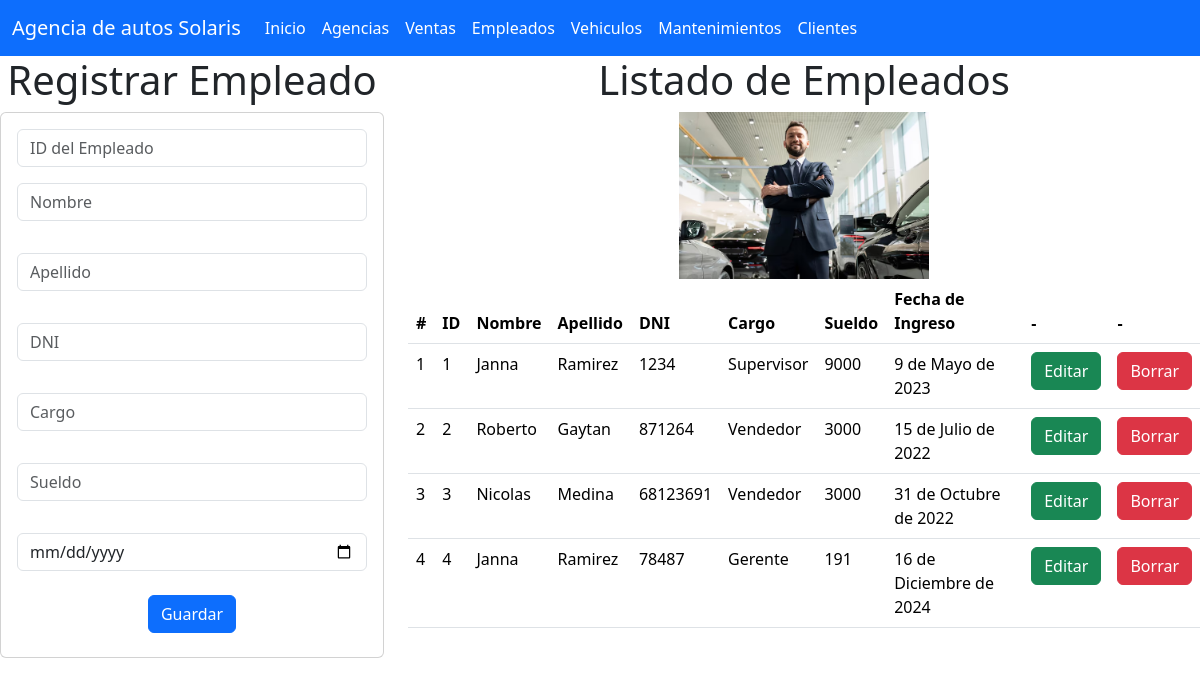
Screenshot of /empleado_app/empleados with the database file from the repository.
### empleado_app/models.py (models this page shows, shortened)
class Empleado(models.Model):
    id_empleado = models.IntegerField(primary_key=True)
    nombre = models.CharField(max_length=255)
    apellido = models.CharField(max_length=255)
    dni = models.IntegerField()
    cargo = models.CharField(max_length=255)
    sueldo = models.IntegerField()
    fecha_ingreso = models.DateField()

### empleado_app/views.py (the view)
# urls.py: path("empleados",views.empleados,name="empleados"),
def empleados(request):
    losempleados = Empleado.objects.all()
    return render(request, 'gestionarEmpleados.html', {"misempleados": losempleados})

### empleado_app/templates/gestionarEmpleados.html (shortened to what this page needs)
{% extends "base.html" %}
{% load static %}
{% block cuerpo %}
<div class="row">
  <div class="col-sm-12 col-md-4 col-lg-4 col-xl-4">
    <h1>Registrar Empleado</h1>
    <div class="card">
      <div class="card-body">
        <form action="{% url 'registrarEmpleado' %}" method="POST">
          <div class="form-group">
            <input type="number" id="txtid_empleado" name="txtid_empleado" class="form-control" placeholder="ID del Empleado" required>
          </div>
          <div class="form-group py-3">
            <input type="text" id="txtnombre" name="txtnombre" class="form-control" placeholder="Nombre" maxlength="255" required>
          </div>
          <div class="form-group py-3">
            <input type="text" id="txtapellido" name="txtapellido" class="form-control" placeholder="Apellido" maxlength="255" required>
          </div>
          <div class="form-group py-3">
            <input type="number" id="numdni" name="numdni" class="form-control" placeholder="DNI" required>
          </div>
          <div class="form-group py-3">
            <input type="text" id="txtcargo" name="txtcargo" class="form-control" placeholder="Cargo" maxlength="255" required>
          </div>
          <div class="form-group py-3">
            <input type="number" id="numsueldo" name="numsueldo" class="form-control" placeholder="Sueldo" required>
          </div>
          <div class="form-group py-3">
            <input type="date" id="datefecha_ingreso" name="datefecha_ingreso" class="form-control" placeholder="Fecha de Ingreso" required>
          </div>
          <div class="form-group py-2">
            <button type="submit" class="btn btn-primary">Guardar</button>
          </div>
        </form>
      </div>
    </div>
  </div>
  <div class="col-sm-12 col-md-8 col-lg-8 col-xl-8">
    <h1>Listado de Empleados</h1>
    <img src="{% static 'img/empleados.jpg' %}" style="width: 250px;" alt="Ejemplo de imagen">
    <div class="table-responsive">
      <table class="table">
        <thead>
          <tr>
            <th scope="col">#</th>
            <th scope="col">ID</th>
            <th scope="col">Nombre</th>
            <th scope="col">Apellido</th>
            <th scope="col">DNI</th>
            <th scope="col">Cargo</th>
            <th scope="col">Sueldo</th>
            <th scope="col">Fecha de Ingreso</th>
            <th scope="col">-</th>
            <th scope="col">-</th>
          </tr>
        </thead>
        <tbody>
          {% for empleado in misempleados %}
          <tr>
            <td>{{ forloop.counter }}</td>
            <td>{{ empleado.id_empleado }}</td>
            <td>{{ empleado.nombre }}</td>
            <td>{{ empleado.apellido }}</td>
            <td>{{ empleado.dni }}</td>
            <td>{{ empleado.cargo }}</td>
            <td>{{ empleado.sueldo }}</td>
            <td>{{ empleado.fecha_ingreso }}</td>
            <td><a href="seleccionarEmpleado/{{ empleado.id_empleado }}" class="btn btn-success">Editar</a></td>
            <td><a href="borrarEmpleado/{{ empleado.id_empleado }}" class="btn btn-danger">Borrar</a></td>
          </tr>
          {% endfor %}
        </tbody>
      </table>
    </div>
  </div>
</div>
{% endblock %}

### agencia_app/templates/base.html (shortened to what this page needs)
<!doctype html>
<html lang="en">
<head>
    <link href="https://cdn.jsdelivr.net/npm/bootstrap@5.3.3/dist/css/bootstrap.min.css" rel="stylesheet">
</head>
<body>
    <nav class="navbar navbar-expand-lg bg-primary" data-bs-theme="dark">
        <div class="container-fluid">
          <a class="navbar-brand" href="#">Agencia de autos Solaris</a>
          <div class="collapse navbar-collapse" id="navbarNav">
            <ul class="navbar-nav">
              <li class="nav-item">
                <a class="nav-link active" aria-current="page" href="{% url "index" %}">Inicio</a>
              </li>
              <li class="nav-item">
                <a class="nav-link active" aria-current="page" href="{% url "agencias" %}">Agencias</a>
              </li>
              <li class="nav-item">
                <a class="nav-link active" href="{% url "ventas" %}">Ventas</a>
              </li>
              <li class="nav-item">
                <a class="nav-link active"href="{% url "empleados"%}">Empleados</a>
              </li>
              <li class="nav-item">
                <a class="nav-link active" href="{% url "vehiculos"%}">Vehiculos</a>
              </li>
              <li class="nav-item">
                <a class="nav-link active" href="{% url "mantenimientos"%}">Mantenimientos</a>
              </li>
              <li class="nav-item">
                <a class="nav-link active" href="{% url "clientes"%}">Clientes</a>
              </li>
            </ul>
          </div>
        </div>
      </nav>
     <center>
        {% block cuerpo%}{%endblock%}
     </center>
</body>
</html>

### rows the page displays
Empleado: id_empleado "1", nombre "Janna", apellido "Ramirez", dni "1234", cargo "Supervisor", sueldo "9000", fecha_ingreso "9 de Mayo de 2023"
Empleado: id_empleado "2", nombre "Roberto", apellido "Gaytan", dni "871264", cargo "Vendedor", sueldo "3000", fecha_ingreso "15 de Julio de 2022"
Empleado: id_empleado "3", nombre "Nicolas", apellido "Medina", dni "68123691", cargo "Vendedor", sueldo "3000", fecha_ingreso "31 de Octubre de 2022"
Empleado: id_empleado "4", nombre "Janna", apellido "Ramirez", dni "78487", cargo "Gerente", sueldo "191", fecha_ingreso "16 de Diciembre de 2024"
